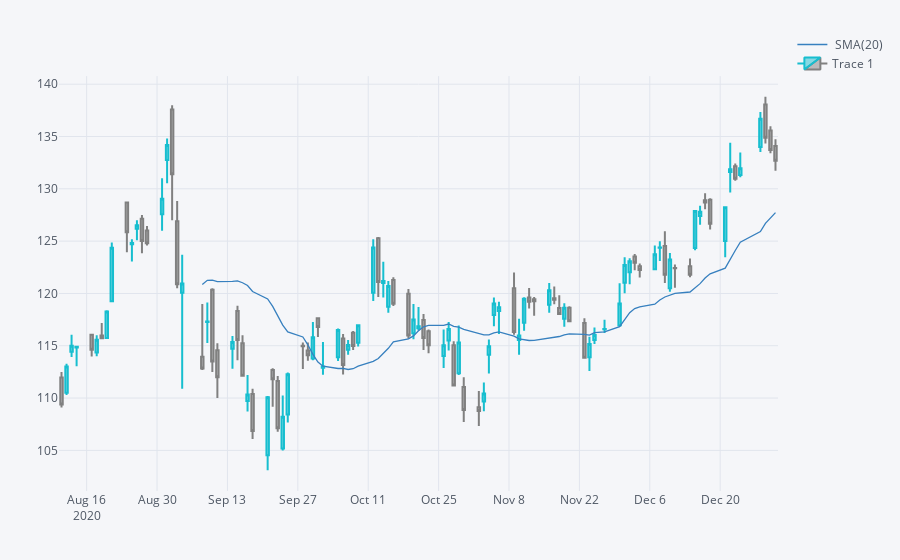

The notebook cell saved with this chart:
### Code cell
qf  = cf.QuantFig(df=aapl.iloc[-100:])
qf.add_sma(periods=20)
qf.iplot()
